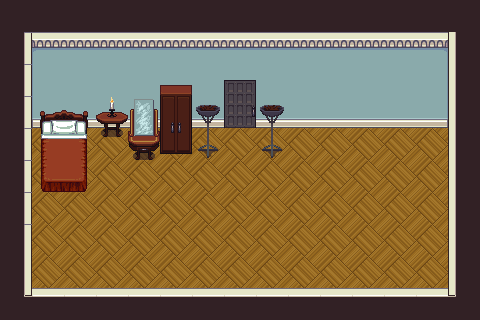

Tiled map render using the project's own tile images. Description and the whole map definition, tile-layer contents included, below:
An orthogonal 15x10 tile map with 32x32 px tiles, 6 tile layers (Background Solid, Floors and Walls, Carpet, Placeables, ...) and 2 objects (door, spawn).

<map version="1.10" tiledversion="1.12.2" orientation="orthogonal" renderorder="right-down" width="15" height="10" tilewidth="32" tileheight="32" infinite="0" nextlayerid="10" nextobjectid="10">
 <tileset firstgid="1" source="default_room_interiors.tsx" />
 <layer id="1" name="Background Solid" width="15" height="10">
  <data encoding="csv">
307,307,307,307,307,307,307,307,307,307,307,307,307,307,307,
307,307,307,307,307,307,307,307,307,307,307,307,307,307,307,
307,307,307,307,307,307,307,307,307,307,307,307,307,307,307,
307,307,307,307,307,307,307,307,307,307,307,307,307,307,307,
307,307,307,307,307,307,307,307,307,307,307,307,307,307,307,
307,307,307,307,307,307,307,307,307,307,307,307,307,307,307,
307,307,307,307,307,307,307,307,307,307,307,307,307,307,307,
307,307,307,307,307,307,307,307,307,307,307,307,307,307,307,
307,307,307,307,307,307,307,307,307,307,307,307,307,307,307,
307,307,307,307,307,307,307,307,307,307,307,307,307,307,307
</data>
 </layer>
 <layer id="2" name="Floors and Walls" width="15" height="10">
  <data encoding="csv">
0,0,0,0,0,0,0,0,0,0,0,0,0,0,0,
291,195,196,196,196,196,196,196,196,196,196,196,196,197,290,
291,219,220,220,220,220,220,220,220,220,220,220,220,221,290,
291,243,244,244,244,244,244,244,244,244,244,244,244,245,290,
291,20,20,20,20,20,20,20,20,20,20,20,20,20,290,
291,20,20,20,20,20,20,20,20,20,20,20,20,20,290,
291,20,20,20,20,20,20,20,20,20,20,20,20,20,290,
291,20,20,20,20,20,20,20,20,20,20,20,20,20,290,
289,20,20,20,20,20,20,20,20,20,20,20,20,20,290,
274,267,267,267,267,267,267,267,267,267,267,267,267,267,275
</data>
 </layer>
 <layer id="4" name="Carpet" width="15" height="10">
  <data encoding="csv">
0,0,0,0,0,0,0,0,0,0,0,0,0,0,0,
0,0,0,0,0,0,0,0,0,0,0,0,0,0,0,
0,0,0,0,0,0,0,0,0,0,0,0,0,0,0,
0,0,0,0,0,0,0,0,0,0,0,0,0,0,0,
0,0,0,0,0,0,0,0,0,0,0,0,0,0,0,
0,0,0,0,0,0,0,0,0,0,0,0,0,0,0,
0,0,0,0,0,0,0,0,0,0,0,0,0,0,0,
0,0,0,0,0,0,0,0,0,0,0,0,0,0,0,
0,0,0,0,0,0,0,0,0,0,0,0,0,0,0,
0,0,0,0,0,0,0,0,0,0,0,0,0,0,0
</data>
 </layer>
 <layer id="5" name="Placeables" width="15" height="10">
  <data encoding="csv">
0,0,0,0,0,0,0,0,0,0,0,0,0,0,0,
0,0,0,0,0,0,0,0,0,0,0,0,0,0,0,
0,0,0,0,0,12,0,0,0,0,0,0,0,0,0,
0,123,124,425,535,36,0,0,0,0,0,0,0,0,0,
0,147,148,449,559,60,0,0,0,0,0,0,0,0,0,
0,171,172,0,0,0,0,0,0,0,0,0,0,0,0,
0,0,0,0,0,0,0,0,0,0,0,0,0,0,0,
0,0,0,0,0,0,0,0,0,0,0,0,0,0,0,
0,0,0,0,0,0,0,0,0,0,0,0,0,0,0,
0,0,0,0,0,0,0,0,0,0,0,0,0,0,0
</data>
 </layer>
 <layer id="6" name="Room Details" width="15" height="10">
  <data encoding="csv">
0,0,0,0,0,0,0,0,0,0,0,0,0,0,0,
0,0,0,0,0,0,0,0,0,0,0,0,0,0,0,
0,0,0,0,0,0,0,0,0,0,0,0,0,0,0,
0,0,0,430,0,0,472,0,472,0,0,0,0,0,0,
0,0,0,0,0,0,495,0,495,0,0,0,0,0,0,
0,0,0,0,0,0,0,0,0,0,0,0,0,0,0,
0,0,0,0,0,0,0,0,0,0,0,0,0,0,0,
0,0,0,0,0,0,0,0,0,0,0,0,0,0,0,
0,0,0,0,0,0,0,0,0,0,0,0,0,0,0,
0,0,0,0,0,0,0,0,0,0,0,0,0,0,0
</data>
 </layer>
 <layer id="3" name="Doors" width="15" height="10">
  <data encoding="csv">
0,0,0,0,0,0,0,0,0,0,0,0,0,0,0,
0,0,0,0,0,0,0,0,0,0,0,0,0,0,0,
0,0,0,0,0,0,0,498,0,0,0,0,0,0,0,
0,0,0,0,0,0,0,522,0,0,0,0,0,0,0,
0,0,0,0,0,0,0,0,0,0,0,0,0,0,0,
0,0,0,0,0,0,0,0,0,0,0,0,0,0,0,
0,0,0,0,0,0,0,0,0,0,0,0,0,0,0,
0,0,0,0,0,0,0,0,0,0,0,0,0,0,0,
0,0,0,0,0,0,0,0,0,0,0,0,0,0,0,
0,0,0,0,0,0,0,0,0,0,0,0,0,0,0
</data>
 </layer>
 <objectgroup id="7" name="Door Objects">
  <object id="1" name="appartment_exit" type="door" x="224" y="64" width="32" height="64">
   <properties>
    <property name="destination" value="floor_0_lobby" />
    <property name="destination_spawn" value="default_door_spawn" />
    <property name="display_label" value="Lobby 0" />
   </properties>
  </object>
 </objectgroup>
 <objectgroup id="8" name="Spawn Layer">
  <object id="2" name="default_appartment_door_spawn" type="spawn" x="240" y="144">
   <point />
  </object>
 </objectgroup>
</map>
